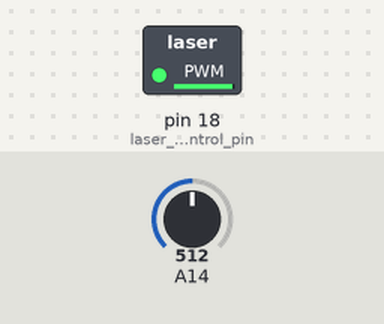
A sketch run on a simulated Arduino Mega 2560, built with avr-gcc and run on an emulated ATmega2560. On the bench: switched loads named in the sketch (green lamp = pin HIGH). Inputs (shaded band) come from the test bench; at power-on: A14 = 512. What the sketch prints to the serial monitor is not drawn.

Above: at 0.05 s.
Timing chart, 0 to 6.9 s (numbered marks = the images above):
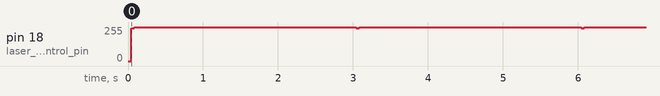

The sketch:

Laser_Controller.ino
```cpp
//Define Pins
#define laser_control_pin 18

#include <vector>

void setup() {
  // put your setup code here, to run once:
  Serial.begin(9600);
  pinMode(laser_control_pin, OUTPUT);
}

int state = 1;
std::vector<int> arr = {1,0,1,0,1,0,1,0};
std::vector<int> detector_arr = {0,0,0,0,0,0,0,0};

void loop() {
  //int sensorValue = analogRead(A14);
  //Serial.println(sensorValue);
  // put your main code here, to run repeatedly:

//  digitalWrite(laser_control_pin, HIGH);
//  delayMicroseconds(2); // lowest time possible is 10uS
//  int sensorValue = analogRead(A14);
//  Serial.println(sensorValue);
//  digitalWrite(laser_control_pin, LOW);
//  delayMicroseconds(2);
//  sensorValue = analogRead(A14);
//  Serial.println(sensorValue);
//  digitalWrite(laser_control_pin, HIGH);
//  delay(1);
//  digitalWrite(laser_control_pin, LOW);
//  delay(1);


//////////////////////////////////////////////
if(state == 1)
{
for (int j = 0; j< 2; j++)
{
for (int i = 0; i < 8; i++)
  {
    if(arr[i] == 1)
      {
        digitalWrite(laser_control_pin, HIGH);
        delayMicroseconds(10);
      }
    else
      {
        digitalWrite(laser_control_pin, LOW);
        delayMicroseconds(10);
      }
    int sensorValue = analogRead(A14);
    if(sensorValue > 2000)
        {
          detector_arr[i] = 1;
        }
    else
        {
          detector_arr[i] = 0;
        }
  }
  for(int i = 0; i < 8; i++)
  {
    Serial.print(detector_arr[i]);
  }
  state = 2;
  //Serial.println("done");
  arr = {0,1,0,1,0,1,0,1};
}
}
  if(state == 2)
  {
    delay(3000);
    detector_arr = {0,0,0,0,0,0,0,0};
    arr = {1,0,1,0,1,0,1,0};
    state = 1;
  }
}
 /////////////////////////////////////////////
```

Measured:
- by itself, pin 18 (laser_control_pin): alternates 255/255 for 3.0 s and 247/255 for 0.04 s
